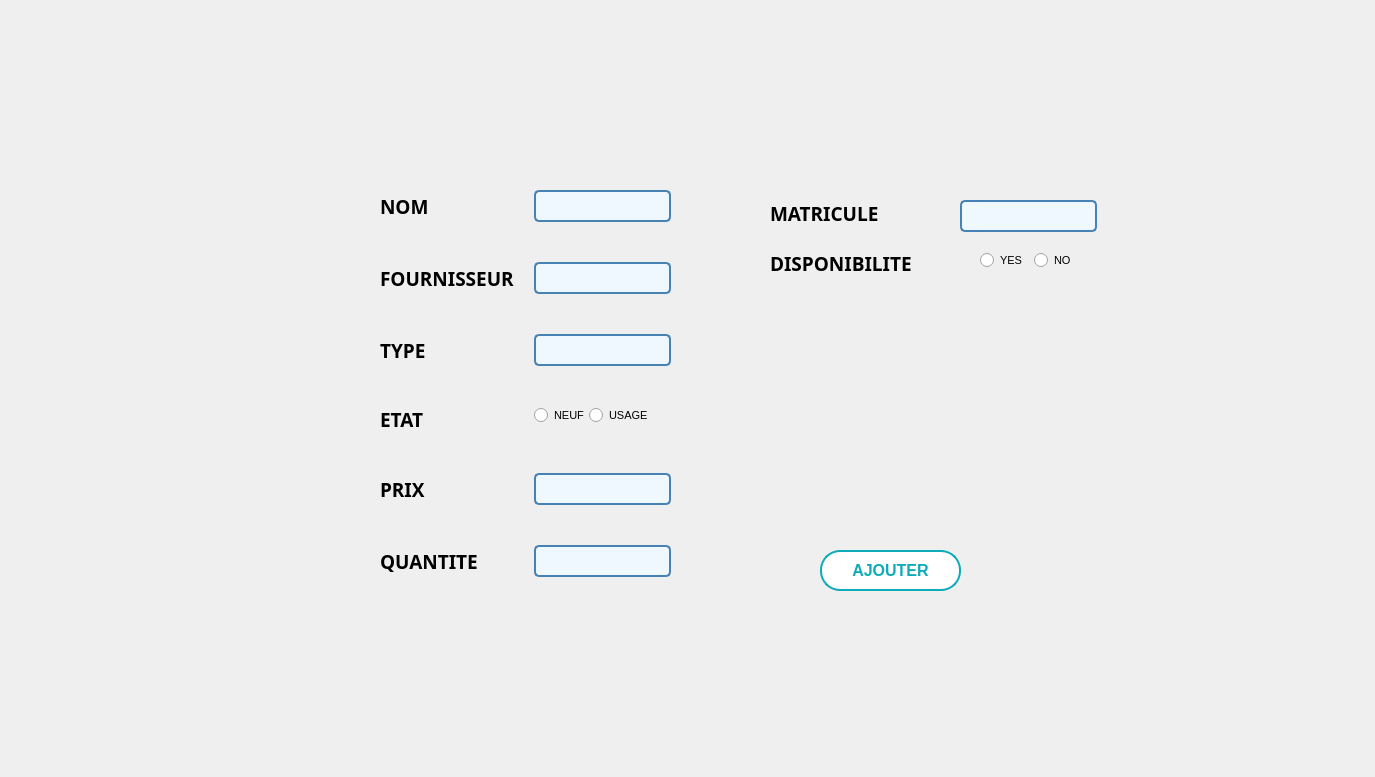
      <widget class="QWidget" name="tab_4">
       <attribute name="title">
        <string>Ajout</string>
       </attribute>
       <widget class="QWidget" name="formLayoutWidget_7">
        <property name="geometry">
         <rect>
          <x>380</x>
          <y>190</y>
          <width>361</width>
          <height>401</height>
         </rect>
        </property>
        <layout class="QFormLayout" name="formLayout_9">
         <property name="sizeConstraint">
          <enum>QLayout::SetDefaultConstraint</enum>
         </property>
         <property name="fieldGrowthPolicy">
          <enum>QFormLayout::FieldsStayAtSizeHint</enum>
         </property>
         <property name="rowWrapPolicy">
          <enum>QFormLayout::WrapLongRows</enum>
         </property>
         <property name="labelAlignment">
          <set>Qt::AlignLeading|Qt::AlignLeft|Qt::AlignVCenter</set>
         </property>
         <property name="formAlignment">
          <set>Qt::AlignLeading|Qt::AlignLeft|Qt::AlignTop</set>
         </property>
         <property name="horizontalSpacing">
          <number>20</number>
         </property>
         <property name="verticalSpacing">
          <number>40</number>
         </property>
         <property name="leftMargin">
          <number>0</number>
         </property>
         <property name="topMargin">
          <number>0</number>
         </property>
         <item row="0" column="0">
          <widget class="QLabel" name="cINLabel_10">
           <property name="font">
            <font>
             <family>Bell MT</family>
             <pointsize>14</pointsize>
             <weight>75</weight>
             <bold>true</bold>
            </font>
           </property>
           <property name="text">
            <string>NOM</string>
           </property>
          </widget>
         </item>
         <item row="0" column="1">
          <widget class="QLineEdit" name="LineEdit_nom">
           <property name="enabled">
            <bool>true</bool>
           </property>
           <property name="styleSheet">
            <string notr="true">/* Style général du formulaire */
QLineEdit {
    border: 2px solid #4682B4; /* Bordure bleue */
    border-radius: 5px; /* Coins arrondis */
    padding: 5px; /* Espace intérieur */
    font-size: 14px; /* Taille de la police */
    font-family: &quot;Arial&quot;, sans-serif; /* Police de caractère */
    color: #4682B4; /* Couleur du texte */
    background-color: #F0F8FF; /* Couleur de fond */
}

/* Style lorsque le champ de formulaire est en focus */
QLineEdit:focus {
    border-color: #1E90FF; /* Bordure bleu clair en focus */
}

/* Style pour les champs désactivés */
QLineEdit:disabled {
    color: #808080; /* Texte gris pour les champs désactivés */
    background-color: #F5F5F5; /* Fond gris clair pour les champs désactivés */
}
</string>
           </property>
          </widget>
         </item>
         <item row="1" column="0">
          <widget class="QLabel" name="cINLabel_11">
           <property name="font">
            <font>
             <family>Bell MT</family>
             <pointsize>14</pointsize>
             <weight>75</weight>
             <bold>true</bold>
            </font>
           </property>
           <property name="text">
            <string>FOURNISSEUR</string>
           </property>
          </widget>
         </item>
         <item row="1" column="1">
          <widget class="QLineEdit" name="LineEdit_four">
           <property name="enabled">
            <bool>true</bool>
           </property>
           <property name="styleSheet">
            <string notr="true">/* Style général du formulaire */
QLineEdit {
    border: 2px solid #4682B4; /* Bordure bleue */
    border-radius: 5px; /* Coins arrondis */
    padding: 5px; /* Espace intérieur */
    font-size: 14px; /* Taille de la police */
    font-family: &quot;Arial&quot;, sans-serif; /* Police de caractère */
    color: #4682B4; /* Couleur du texte */
    background-color: #F0F8FF; /* Couleur de fond */
}

/* Style lorsque le champ de formulaire est en focus */
QLineEdit:focus {
    border-color: #1E90FF; /* Bordure bleu clair en focus */
}

/* Style pour les champs désactivés */
QLineEdit:disabled {
    color: #808080; /* Texte gris pour les champs désactivés */
    background-color: #F5F5F5; /* Fond gris clair pour les champs désactivés */
}
</string>
           </property>
          </widget>
         </item>
         <item row="2" column="0">
          <widget class="QLabel" name="prenomLabel_3">
           <property name="font">
            <font>
             <family>Bell MT</family>
             <pointsize>14</pointsize>
             <weight>75</weight>
             <bold>true</bold>
            </font>
           </property>
           <property name="text">
            <string>TYPE</string>
           </property>
          </widget>
         </item>
         <item row="2" column="1">
          <widget class="QLineEdit" name="LineEdit_type">
           <property name="styleSheet">
            <string notr="true">/* Style général du formulaire */
QLineEdit {
    border: 2px solid #4682B4; /* Bordure bleue */
    border-radius: 5px; /* Coins arrondis */
    padding: 5px; /* Espace intérieur */
    font-size: 14px; /* Taille de la police */
    font-family: &quot;Arial&quot;, sans-serif; /* Police de caractère */
    color: #4682B4; /* Couleur du texte */
    background-color: #F0F8FF; /* Couleur de fond */
}

/* Style lorsque le champ de formulaire est en focus */
QLineEdit:focus {
    border-color: #1E90FF; /* Bordure bleu clair en focus */
}

/* Style pour les champs désactivés */
QLineEdit:disabled {
    color: #808080; /* Texte gris pour les champs désactivés */
    background-color: #F5F5F5; /* Fond gris clair pour les champs désactivés */
}
</string>
           </property>
          </widget>
         </item>
         <item row="3" column="0">
          <widget class="QLabel" name="posteLabel_3">
           <property name="font">
            <font>
             <family>Bell MT</family>
             <pointsize>14</pointsize>
             <weight>75</weight>
             <bold>true</bold>
            </font>
           </property>
           <property name="text">
            <string>ETAT</string>
           </property>
          </widget>
         </item>
         <item row="3" column="1">
          <layout class="QHBoxLayout" name="horizontalLayout_4">
           <item>
            <widget class="QRadioButton" name="radioButton_etat">
             <property name="font">
              <font>
               <pointsize>8</pointsize>
              </font>
             </property>
             <property name="text">
              <string>NEUF</string>
             </property>
            </widget>
           </item>
           <item>
            <widget class="QRadioButton" name="radioButton_etat2">
             <property name="font">
              <font>
               <pointsize>8</pointsize>
              </font>
             </property>
             <property name="styleSheet">
              <string notr="true">/* Style du QCheckBox */
QCheckBox {
    spacing: 5px; /* Espacement entre la case à cocher et le texte */
}

QCheckBox::indicator {
    width: 20px; /* Largeur de la case à cocher */
    height: 20px; /* Hauteur de la case à cocher */
}

QCheckBox::indicator:unchecked {
    image: url(unchecked.png); /* Image pour la case non cochée */
}

QCheckBox::indicator:checked {
    image: url(checked.png); /* Image pour la case cochée */
}</string>
             </property>
             <property name="text">
              <string>USAGE</string>
             </property>
            </widget>
           </item>
          </layout>
         </item>
         <item row="4" column="0">
          <widget class="QLabel" name="salaireLabel_8">
           <property name="font">
            <font>
             <family>Bell MT</family>
             <pointsize>14</pointsize>
             <weight>75</weight>
             <bold>true</bold>
            </font>
           </property>
           <property name="text">
            <string>PRIX</string>
           </property>
          </widget>
         </item>
         <item row="4" column="1">
          <widget class="QLineEdit" name="LineEdit_prix">
           <property name="font">
            <font>
             <family>Arial</family>
             <pointsize>-1</pointsize>
            </font>
           </property>
           <property name="styleSheet">
            <string notr="true">/* Style général du formulaire */
QLineEdit {
    border: 2px solid #4682B4; /* Bordure bleue */
    border-radius: 5px; /* Coins arrondis */
    padding: 5px; /* Espace intérieur */
    font-size: 14px; /* Taille de la police */
    font-family: &quot;Arial&quot;, sans-serif; /* Police de caractère */
    color: #4682B4; /* Couleur du texte */
    background-color: #F0F8FF; /* Couleur de fond */
}

/* Style lorsque le champ de formulaire est en focus */
QLineEdit:focus {
    border-color: #1E90FF; /* Bordure bleu clair en focus */
}

/* Style pour les champs désactivés */
QLineEdit:disabled {
    color: #808080; /* Texte gris pour les champs désactivés */
    background-color: #F5F5F5; /* Fond gris clair pour les champs désactivés */
}
</string>
           </property>
          </widget>
         </item>
         <item row="5" column="0">
          <widget class="QLabel" name="imageLabel_8">
           <property name="font">
            <font>
             <family>Bell MT</family>
             <pointsize>14</pointsize>
             <weight>75</weight>
             <bold>true</bold>
            </font>
           </property>
           <property name="text">
            <string>QUANTITE</string>
           </property>
          </widget>
         </item>
         <item row="5" column="1">
          <widget class="QLineEdit" name="LineEdit_qte">
           <property name="font">
            <font>
             <family>Arial</family>
             <pointsize>-1</pointsize>
            </font>
           </property>
           <property name="styleSheet">
            <string notr="true">/* Style général du formulaire */
QLineEdit {
    border: 2px solid #4682B4; /* Bordure bleue */
    border-radius: 5px; /* Coins arrondis */
    padding: 5px; /* Espace intérieur */
    font-size: 14px; /* Taille de la police */
    font-family: &quot;Arial&quot;, sans-serif; /* Police de caractère */
    color: #4682B4; /* Couleur du texte */
    background-color: #F0F8FF; /* Couleur de fond */
}

/* Style lorsque le champ de formulaire est en focus */
QLineEdit:focus {
    border-color: #1E90FF; /* Bordure bleu clair en focus */
}

/* Style pour les champs désactivés */
QLineEdit:disabled {
    color: #808080; /* Texte gris pour les champs désactivés */
    background-color: #F5F5F5; /* Fond gris clair pour les champs désactivés */
}
</string>
           </property>
          </widget>
         </item>
        </layout>
       </widget>
       <widget class="QPushButton" name="Bajout">
        <property name="enabled">
         <bool>true</bool>
        </property>
        <property name="geometry">
         <rect>
          <x>820</x>
          <y>550</y>
          <width>141</width>
          <height>41</height>
         </rect>
        </property>
        <property name="font">
         <font>
          <family>Arial</family>
          <pointsize>12</pointsize>
          <weight>75</weight>
          <bold>true</bold>
         </font>
        </property>
        <property name="autoFillBackground">
         <bool>false</bool>
        </property>
        <property name="styleSheet">
         <string notr="true">/* Styles généraux du bouton */
QPushButton {
    background-color: #ffffff; /* Bleu clair pour représenter l'eau */
    border: 2px solid #0EABB8; /* Bordure bleue */
    color: #0EABB8; /* Texte blanc */
    padding: 10px ; /* Espacement intérieur */

    font-weight: bold; /* Police en gras */
    border-radius: 20px; /* Bordure arrondie */
    outline: none; /* Supprime la bordure de focus */
  
    overflow: hidden; /* Cache le contenu débordant */
    transition: background-color 0.3s, color 0.3s; /* Transition des couleurs */
}

/* Style au survol du bouton */
QPushButton:hover {
    background-color: #0EABB8; /* Fond devient blanc */
    color: #ffffff; /* Texte devient bleu clair */
}

/* Style au clic du bouton */
QPushButton:pressed {
    background-color: #0EABB8; /* Bleu foncé lors du clic */
    color: #f8f8f8; /* Texte blanc lors du clic */
}

/* Animation pour le pseudo-élément :after */
QPushButton::after {
    content: ''; /* Contenu vide */
    position: absolute; /* Position absolue */
    width: 100%; /* Largeur à 100% */
    height: 100%; /* Hauteur à 100% */
    background-color: rgba(255, 255, 255, 0.3); /* Fond semi-transparent */
    top: 50%; /* Positionnement au centre vertical */
    left: 50%; /* Positionnement au centre horizontal */
    border-radius: 50%; /* Bordure arrondie */
    transform: translate(-50%, -50%) scale(0); /* Réduit l'échelle à 0 */
    transition: transform 0.5s ease; /* Transition de l'échelle */
}

/* Animation au survol du bouton */
QPushButton:hover::after {
    transform: translate(-50%, -50%) scale(2); /* Augmente l'échelle à 2 */
}
</string>
        </property>
        <property name="text">
         <string>AJOUTER</string>
        </property>
        <property name="icon">
         <iconset>
          <normaloff>../Downloads/anyrgb.com.png</normaloff>../Downloads/anyrgb.com.png</iconset>
        </property>
        <property name="autoDefault">
         <bool>true</bool>
        </property>
       </widget>
       <widget class="QLabel" name="label_2">
        <property name="geometry">
         <rect>
          <x>810</x>
          <y>300</y>
          <width>261</width>
          <height>211</height>
         </rect>
        </property>
        <property name="text">
         <string/>
        </property>
        <property name="pixmap">
         <pixmap>../Desktop/club nautique/421215270_4028100917416449_3667666585993399875_n-removebg-preview.png</pixmap>
        </property>
        <property name="scaledContents">
         <bool>true</bool>
        </property>
       </widget>
       <widget class="QLineEdit" name="LineEdit_mat">
        <property name="geometry">
         <rect>
          <x>960</x>
          <y>200</y>
          <width>137</width>
          <height>32</height>
         </rect>
        </property>
        <property name="font">
         <font>
          <family>Arial</family>
          <pointsize>-1</pointsize>
         </font>
        </property>
        <property name="styleSheet">
         <string notr="true">/* Style général du formulaire */
QLineEdit {
    border: 2px solid #4682B4; /* Bordure bleue */
    border-radius: 5px; /* Coins arrondis */
    padding: 5px; /* Espace intérieur */
    font-size: 14px; /* Taille de la police */
    font-family: &quot;Arial&quot;, sans-serif; /* Police de caractère */
    color: #4682B4; /* Couleur du texte */
    background-color: #F0F8FF; /* Couleur de fond */
}

/* Style lorsque le champ de formulaire est en focus */
QLineEdit:focus {
    border-color: #1E90FF; /* Bordure bleu clair en focus */
}

/* Style pour les champs désactivés */
QLineEdit:disabled {
    color: #808080; /* Texte gris pour les champs désactivés */
    background-color: #F5F5F5; /* Fond gris clair pour les champs désactivés */
}
</string>
        </property>
       </widget>
       <widget class="QLabel" name="nomLabel_8">
        <property name="geometry">
         <rect>
          <x>770</x>
          <y>190</y>
          <width>171</width>
          <height>47</height>
         </rect>
        </property>
        <property name="font">
         <font>
          <family>Bell MT</family>
          <pointsize>14</pointsize>
          <weight>75</weight>
          <bold>true</bold>
         </font>
        </property>
        <property name="text">
         <string>MATRICULE</string>
        </property>
       </widget>
       <widget class="QLabel" name="background_5">
        <property name="geometry">
         <rect>
          <x>0</x>
          <y>0</y>
          <width>1366</width>
          <height>768</height>
         </rect>
        </property>
        <property name="text">
         <string/>
        </property>
        <property name="pixmap">
         <pixmap resource="gestion_abonnement/image/image.qrc">:/background_3.png</pixmap>
        </property>
        <property name="scaledContents">
         <bool>true</bool>
        </property>
       </widget>
       <widget class="QLabel" name="sexeLabel_3">
        <property name="geometry">
         <rect>
          <x>770</x>
          <y>250</y>
          <width>178</width>
          <height>27</height>
         </rect>
        </property>
        <property name="font">
         <font>
          <family>Bell MT</family>
          <pointsize>14</pointsize>
          <weight>75</weight>
          <bold>true</bold>
         </font>
        </property>
        <property name="text">
         <string>DISPONIBILITE</string>
        </property>
       </widget>
       <widget class="QWidget" name="layoutWidget">
        <property name="geometry">
         <rect>
          <x>980</x>
          <y>250</y>
          <width>102</width>
          <height>22</height>
         </rect>
        </property>
        <layout class="QHBoxLayout" name="horizontalLayout_5">
         <item>
          <widget class="QRadioButton" name="radioButton_dispo_2">
           <property name="font">
            <font>
             <pointsize>8</pointsize>
            </font>
           </property>
           <property name="text">
            <string>YES</string>
           </property>
          </widget>
         </item>
         <item>
          <widget class="QRadioButton" name="radioButton_dispo">
           <property name="font">
            <font>
             <pointsize>8</pointsize>
            </font>
           </property>
           <property name="styleSheet">
            <string notr="true">/* Style du QCheckBox */
QCheckBox {
    spacing: 5px; /* Espacement entre la case à cocher et le texte */
}

QCheckBox::indicator {
    width: 20px; /* Largeur de la case à cocher */
    height: 20px; /* Hauteur de la case à cocher */
}

QCheckBox::indicator:unchecked {
    image: url(unchecked.png); /* Image pour la case non cochée */
}

QCheckBox::indicator:checked {
    image: url(checked.png); /* Image pour la case cochée */
}</string>
           </property>
           <property name="text">
            <string>NO</string>
           </property>
          </widget>
         </item>
        </layout>
       </widget>
       <zorder>background_5</zorder>
       <zorder>formLayoutWidget_7</zorder>
       <zorder>nomLabel_8</zorder>
       <zorder>sexeLabel_3</zorder>
       <zorder>Bajout</zorder>
       <zorder>LineEdit_mat</zorder>
       <zorder>layoutWidget</zorder>
       <zorder>label_2</zorder>
      </widget>
